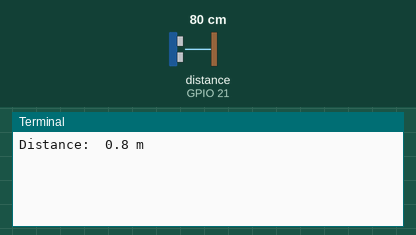
The program below on a simulated Raspberry Pi (BCM pin numbers). Parts: the last lines printed to the terminal. The inputs (shaded band) are chosen by the test bench; at power-on: distance to the obstacle (sensor on GPIO 21) 80 cm. The echo pulse lasts 58.3 µs per cm.

Above: at 1.2 s.
1.3 s: distance to the obstacle (sensor on GPIO 21) set to 2 cm
At 2.1 s:
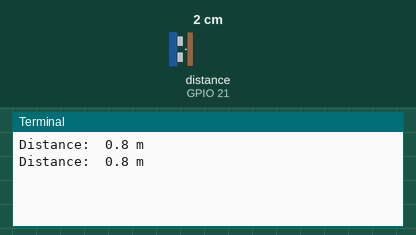
2.8 s: distance to the obstacle (sensor on GPIO 21) set to 4 cm
At 4.3 s:
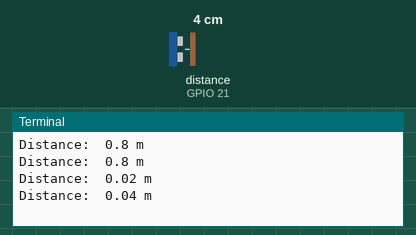
Timing chart, 0 to 5.8 s (numbered marks = the images above; inputs shaded):
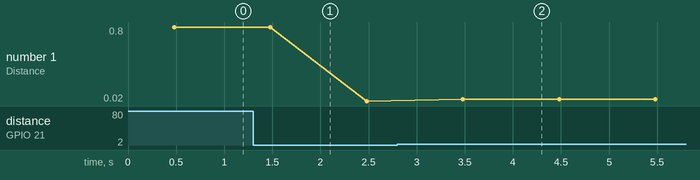

Measured:
- after the input at 2.8 s, the terminal: prints a new line after 0.68 s (image 2)
- plotted number 1: 0.8 → 0.02 after the input at 1.3 s, 0.02 → 0.04 after the input at 2.8 s

The program:

ultrasonic01.py
```python
from gpiozero import DistanceSensor
from time import sleep

sensor = DistanceSensor(echo=21, trigger=20)

try:
    while True:
        print('Distance: ' , sensor.distance, 'm')
        sleep(1)
except KeyboardInterrupt:
    sensor.close()
```
